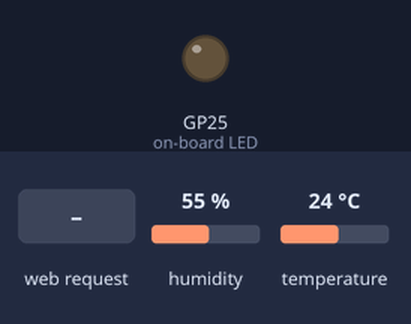
Simulated run of this program. Board: Raspberry Pi Pico running MicroPython. Parts: output pins drawn as LEDs (lit = HIGH). Inputs (shaded band) come from the test bench; at power-on: humidity 55 %, temperature 24 °C. WiFi joins after 1.5 s; what the program prints to the serial console is not drawn.

Above: at 3.2 s.
3.3 s: HTTP request GET / received
Timing chart, 0 to 6.3 s (numbered marks = the images above; inputs shaded):
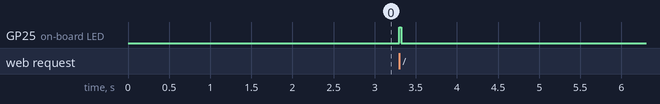

Measured:
- after the input at 3.3 s, GP25 (on-board LED): LOW → HIGH at once, → LOW 0.02 s later

The program:

main.py
```python
import machine
from machine import Pin
from picozero import pico_led, LED
from time import sleep
import network
import socket
import dht

ssid = 'YOUR WiFi NAME HERE'
password = 'YOUR WiFi PASSWORD HERE'

def connect():
    #connect to WLAN
    wlan = network.WLAN(network.STA_IF)
    wlan.active(True)
    wlan.connect(ssid, password)
    while wlan.isconnected() == False:
        print('Waiting for connection...')
        sleep(1)
    ip = wlan.ifconfig()[0]
    print(f'Connected on {ip}')
    return ip


def open_socket(ip):
    # open a socket
    address = (ip, 80)
    connection = socket.socket()
    connection.bind(address)
    connection.listen(1)
    return connection

def webpage(temp, hum):
    html = """<html>
              <head>
              <meta http-equiv="refresh" content="5">
              <meta name="viewport" content="width=device-width, initial-scale=1">
              <link rel="icon" href="data:,">
              <style>
              body { text-align: center; font-family: "Helvetica", Arial;}
              table { border-collapse: collapse; width:55%; margin-left:auto; margin-right:auto; }
              th { padding: 12px; background-color: #87034F; color: white; }
              tr { border: 2px solid #000556; padding: 12px; }
              tr:hover { background-color: #bcbcbc; }
              td { border: none; padding: 14px; }
              .sensor { color:DarkBlue; font-weight: bold; background-color: #ffffff; padding: 1px;
              </style>
              </head>
              <body>
              <h1>BME280 Pi Pico W Weather Station</h1>
              <table><tr><th>Parameters</th><th>Value</th></tr>
              <tr><td>Temperature</td><td><span class="sensor">""" + "{}C".format(temp) + """</span></td></tr>
              <tr><td>Humidity</td><td><span class="sensor">""" + "{:.02f}%".format(hum) + """</span></td></tr>
              </html>"""
    return html

def serve(connection):
    sensor = dht.DHT22(Pin(2))
    while True:
        client = connection.accept()[0]
        request = client.recv(1024)
        request = str(request)
        try:
            request = request.split()[1]
        except IndexError:
            pass
        pico_led.on()
        sensor.measure()
        temp = sensor.temperature()
        hum = sensor.humidity()
        pico_led.off()
        sleep(2)
        html = webpage(temp, hum)
        client.send(html)
        client.close()

try:
    ip = connect()
    connection = open_socket(ip)
    serve(connection)
except KeyboardInterrupt:
    machine.reset()
```
